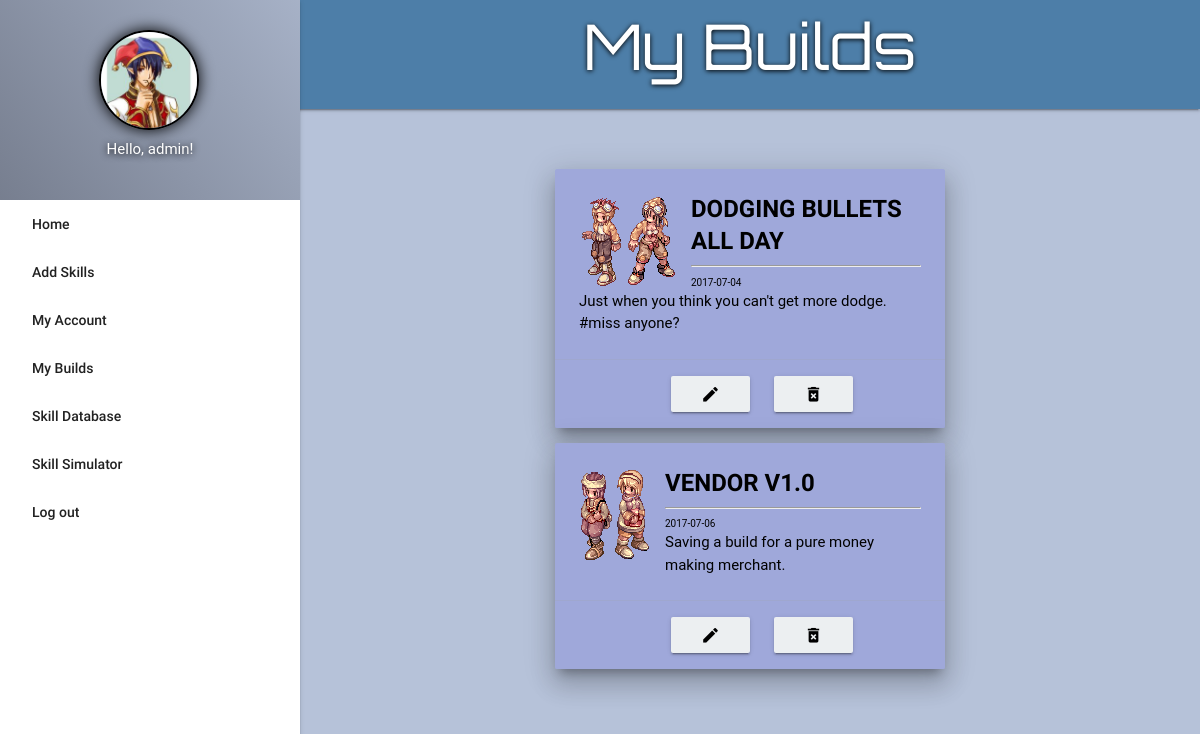
Page /my_builds.php (signed in) on the committed database.
### tables this page shows
CREATE TABLE `builds` (
  `id` int(10) NOT NULL,
  `acct_id` int(10) DEFAULT NULL,
  `build_name` varchar(255) NOT NULL DEFAULT 'None',
  `build_description` varchar(255) NOT NULL DEFAULT 'None',
  `build_date` date DEFAULT NULL
);

### my_builds.php (the view, shortened to what this page needs)
<?php
function header_title(){
	echo 'My Builds';
};
function display_content(){
	global $conn;
	$acct_id = $_SESSION['id'];
	echo '<div class="container">
		<div class="row">
			<div class="col l8 m8 s12 offset-l2 offset-m2 margin-top" id="build-container">';
	$sql = "SELECT DISTINCT b.*,c.class_icon FROM classes c JOIN skills s ON c.class_name=s.class JOIN skill_sims ss ON ss.skill_id=s.id JOIN builds b ON ss.build_id=b.id WHERE acct_id = '$acct_id'";
	$result = mysqli_query($conn, $sql);
	while($row = mysqli_fetch_assoc($result)){
		extract($row);
		echo "<a href='build.php?build_id=$id'>";
			echo '<div class="card indigo lighten-3 z-depth-5">
				<div class="card-content black-text">
					<img src="'.$class_icon.'" class="left responsive-img" style="padding-right: 15px">
					<span class="card-title"><b>'.strtoupper($build_name).'</b></span><hr>
					<p class="build-date">'.$build_date.'</p>
					<p>'.ucfirst($build_description).'</p>
				</div>
				<div class="card-action center-align">';
					echo "<a href='build_update.php?build_id=$id' class='waves-effect waves-teal btn blue-grey lighten-5 black-text btn-hover-scale btn-margin'><i class='material-icons'>edit</i></a>
						<a href='#modal3' class='waves-effect waves-red btn blue-grey lighten-5 black-text btn-hover-scale btn-margin' id='del".$id."' onclick='modal_pass(this.id)'><i class='material-icons'>delete_forever</i></a>";
				echo '</div>
			</div>
		</a>';
	};
			echo '</div>
		</div>
	</div>
	<div id="modal3" class="modal">
		<div class="modal-content center-align">
			<h4>Are you sure you want to delete this build?</h4>
			<span id="delIdReceiver" style="display: none"></span>
		</div>
		<div class="modal-footer center-align">
			<button id="deleteBuildYes" class="btn red accent-1 btn-hover-scale btn-margin"><i class="material-icons">check</i></button>
			<button id="deleteBuildNo" class="modal-close btn teal accent-4 btn-hover-scale btn-margin"><i class="material-icons">close</i></button>
		</div>
	</div>';
};
require_once 'template.php';
?>

### styles/styles.css (style rules this page uses)
body { background: #b6c2d9; cursor: url('../images/arrow.png'), default; }
button, li, a, input, .collapsible-header { cursor: url('../images/hand.cur'), default !important; }
.build-date { font-size: 10px; }
.margin-top { margin-top: 30px; }
#deleteBuildYes, #deleteBuildNo, .btn-margin { margin: 0 10px 0; }
.row .col { padding: 1.5em 1.5em; }

### rows in the picture
builds: shows a picture, build_name "DODGING BULLETS ALL DAY", build_date "2017-07-04", build_description "Just when you think you can't get more dodge. #miss anyone?"
builds: shows a picture, build_name "VENDOR V1.0", build_date "2017-07-06", build_description "Saving a build for a pure money making merchant."

### other values in the picture
$_SESSION['username'] "admin"
